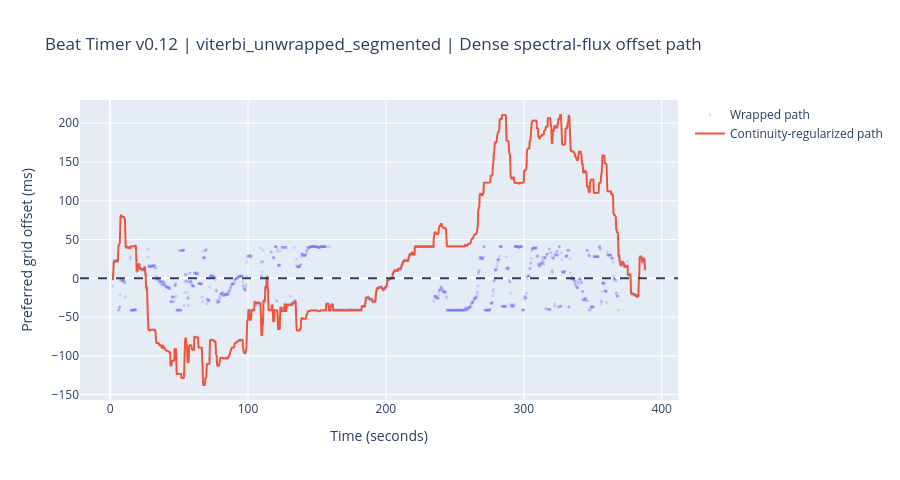

The code cell stored with this chart in its notebook:
### Code cell
dense_figure = core.visualize_dense_offset_trajectory(
    result,
    minimum_confidence=0.20,
)

### Figure 1 — Plotly figure (JSON) as saved in the notebook; plotly's stock layout.template omitted (floating-point values rounded to 4 significant figures; data arrays with more than 128 entries replaced by an {"elided": "..."} marker saying what was removed)
{"data": [{"marker": {"size": 3}, "mode": "markers", "name": "Wrapped path", "opacity": 0.22, "type": "scattergl", "x": {"elided": "1545 float values"}, "y": {"elided": "1545 float values"}}, {"line": {"width": 2}, "mode": "lines", "name": "Continuity-regularized path", "type": "scattergl", "x": {"elided": "1530 float values"}, "y": {"elided": "1530 float values"}}], "layout": {"dragmode": "pan", "height": 480, "hovermode": "closest", "shapes": [{"line": {"dash": "dash"}, "type": "line", "x0": 0, "x1": 1, "xref": "x domain", "y0": 0, "y1": 0, "yref": "y"}], "title": {"text": "Beat Timer v0.12 | viterbi_unwrapped_segmented | Dense spectral-flux offset path"}, "xaxis": {"title": {"text": "Time (seconds)"}}, "yaxis": {"title": {"text": "Preferred grid offset (ms)"}}}}
